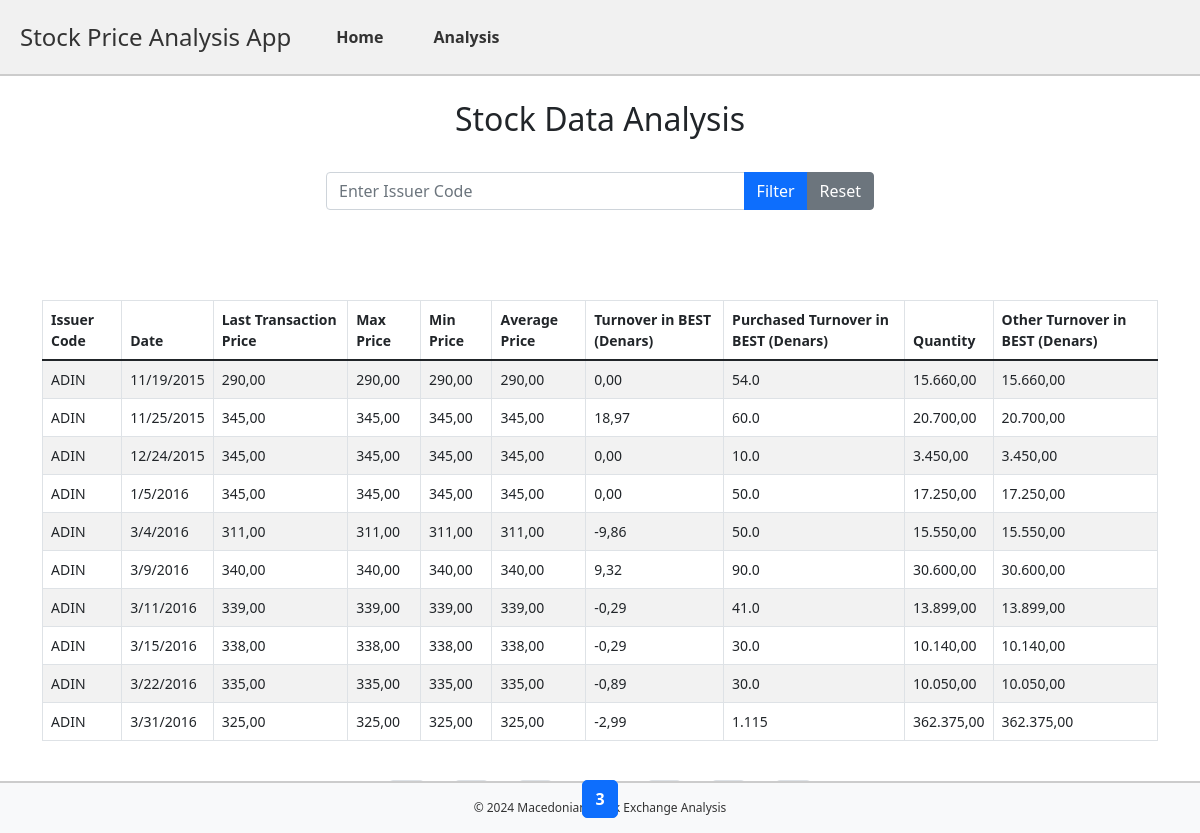
/analysis?page=3&issuer=, run on the app's committed database.
### tables this page shows
CREATE TABLE stock_data (
    Код_на_издавач TEXT,
    Датум TEXT,
    Цена_на_последна_трансакција REAL,
    Мак_ REAL,
    Мин_ REAL,
    Просечна_цена REAL,
    Промет_во_БЕСТ_во_денари REAL,
    Вкупен_промет_во_денари REAL,
    Количина REAL,
    Промет_во_БЕСТ_во_денари_друга REAL
);

### app.py (the view)
@app.route('/analysis')
def analysis():
    issuer = request.args.get('issuer', default='', type=str).strip()
    page = request.args.get('page', default=1, type=int)
    limit = 10  # Rows per page
    conn = sqlite3.connect('stock_data.db')
    cursor = conn.cursor()
    query = "SELECT * FROM stock_data WHERE 1=1"
    params = []
    if issuer:
        query += " AND Код_на_издавач = ?"
        params.append(issuer)
    count_query = f"SELECT COUNT(*) FROM stock_data WHERE 1=1"
    if issuer:
        count_query += " AND Код_на_издавач = ?"
    cursor.execute(count_query, [issuer] if issuer else [])
    total_rows = cursor.fetchone()[0]
    total_pages = (total_rows + limit - 1) // limit
    query += " LIMIT ? OFFSET ?"
    params.extend([limit, (page - 1) * limit])
    cursor.execute(query, params)
    rows = cursor.fetchall()
    stock_data = [
        {
            'Код_на_издавач': row[0],
            'Датум': row[1],
            'Цена_на_последна_трансакција': row[2],
            'Макс': row[3],
            'Мин': row[4],
            'Просечна_цена': row[5],
            'Промет_во_БЕСТ_во_денари': row[6],
            'Купен_промет_во_денари': row[7],
            'Количина': row[8],
            'Промет_во_Бест_во_денари_друга': row[9],
        }
        for row in rows
    ]
    conn.close()
    return render_template(
        'analysis.html',
        stock_data=stock_data,
        page=page,
        total_pages=total_pages,
        issuer=issuer,
        max=max,
        min=min,
    )

### templates/analysis.html (shortened to what this page needs)
<!DOCTYPE html>
<html lang="en">
<head>
    <link rel="stylesheet" href="{{ url_for('static', filename='css/style.css') }}">
    <link rel="stylesheet" href="https://cdnjs.cloudflare.com/ajax/libs/bootstrap/5.1.3/css/bootstrap.min.css">
</head>
<body>
    <header>
    <h1>Stock Price Analysis App</h1>
    <nav>
        <ul>
            <li><a href="/">Home</a></li>
            <li><a href="/analysis">Analysis</a></li>
        </ul>
    </nav>
    </header>
    <div class="content container mt-4">
        <h2 class="text-center">Stock Data Analysis</h2>
        <div class="filter-section mt-4 mb-5">
            <form method="get" action="/analysis" class="d-flex justify-content-center">
                <div class="input-group w-50">
                    <input type="text" id="issuer" name="issuer" class="form-control" placeholder="Enter Issuer Code" value="{{ request.args.get('issuer', '') }}">
                    <button type="submit" class="btn btn-primary">Filter</button>
                    <a href="/analysis" class="btn btn-secondary">Reset</a>
                </div>
            </form>
        </div>
        <table class="table table-bordered table-striped">
            <thead>
                <tr>
                    <th>Issuer Code</th>
                    <th>Date</th>
                    <th>Last Transaction Price</th>
                    <th>Max Price</th>
                    <th>Min Price</th>
                    <th>Average Price</th>
                    <th>Turnover in BEST (Denars)</th>
                    <th>Purchased Turnover in BEST (Denars)</th>
                    <th>Quantity</th>
                    <th>Other Turnover in BEST (Denars)</th>
                </tr>
            </thead>
            <tbody>
                {% for data in stock_data %}
                <tr>
                    <td>{{ data.Код_на_издавач }}</td>
                    <td>{{ data.Датум }}</td>
                    <td>{{ data.Цена_на_последна_трансакција }}</td>
                    <td>{{ data.Макс }}</td>
                    <td>{{ data.Мин }}</td>
                    <td>{{ data.Просечна_цена }}</td>
                    <td>{{ data.Промет_во_БЕСТ_во_денари }}</td>
                    <td>{{ data.Купен_промет_во_денари }}</td>
                    <td>{{ data.Количина }}</td>
                    <td>{{ data.Промет_во_Бест_во_денари_друга }}</td>
                </tr>
                {% endfor %}
            </tbody>
        </table>
        <div class="pagination-container mt-4">
            <nav aria-label="Page navigation">
                <ul class="pagination justify-content-center">
                    {% if page > 1 %}
                    <li class="page-item">
                        <a class="page-link" href="{{ url_for('analysis', page=page-1, issuer=request.args.get('issuer', '')) }}" aria-label="Previous">&laquo;</a>
                    </li>
                    {% endif %}
                    {% for p in range(max(1, page-2), min(total_pages+1, page+3)) %}
                    <li class="page-item {% if p == page %}active{% endif %}">
                        <a class="page-link" href="{{ url_for('analysis', page=p, issuer=request.args.get('issuer', '')) }}">{{ p }}</a>
                    </li>
                    {% endfor %}
                    {% if page < total_pages %}
                    <li class="page-item">
                        <a class="page-link" href="{{ url_for('analysis', page=page+1, issuer=request.args.get('issuer', '')) }}" aria-label="Next">&raquo;</a>
                    </li>
                    {% endif %}
                </ul>
            </nav>
        </div>
    </div>
    <footer>
        <div class="container">
            <span>&copy; 2024 Macedonian Stock Exchange Analysis</span>
        </div>
    </footer>
</body>
</html>

### static/css/style.css (style rules this page uses)
body, html { height: 100%; margin: 0; }
body { display: flex; flex-direction: column; }
body { font-family: Arial, sans-serif; margin: 0; padding: 0; background-color: #ffffff; color: #303035; }
header { background: #f1f1f1; color: #333; padding: 10px 20px; text-align: left; display: flex; align-items: center; border-bottom: 2px solid #ccc; }
header h1 { margin: 0; font-size: 24px; margin-right: 20px; }
nav ul { list-style: none; padding: 0; margin: 0; display: flex; justify-content: flex-start; }
nav ul li { margin: 15px; }
nav ul li a { color: #333; text-decoration: none; font-weight: bold; padding: 5px 10px; border-radius: 5px; transition: background-color 0.3s ease; }
footer { background-color: #f1f1f1; text-align: center; padding: 5px 0; width: 100%; position: fixed; bottom: 0; font-size: 12px; color: #333; border-top: 2px solid #ccc; }
form { text-align: center; padding: 10px; margin-bottom: 80px; }
button { padding: 10px 20px; font-size: 16px; }
.btn-primary { background-color: #303035; border-color: #303035; }
.table { font-size: 14px; margin-top: 20px; }
.table th { background-color: #f8f8f8; font-weight: bold; }

### templates/analysis.html (style rules this page uses)
body { display: flex; flex-direction: column; min-height: 100vh; }
.content { flex: 1; }
footer { background-color: #f8f9fa; text-align: center; padding: 1rem 0; }

### data on the page
stock_data: Код_на_издавач "ADIN", Датум "11/19/2015", Цена_на_последна_трансакција "290,00", Макс "290,00", Мин "290,00", Просечна_цена "290,00", Промет_во_БЕСТ_во_денари "0,00", Купен_промет_во_денари "54.0", Количина "15.660,00", Промет_во_Бест_во_денари_друга "15.660,00"
stock_data: Код_на_издавач "ADIN", Датум "11/25/2015", Цена_на_последна_трансакција "345,00", Макс "345,00", Мин "345,00", Просечна_цена "345,00", Промет_во_БЕСТ_во_денари "18,97", Купен_промет_во_денари "60.0", Количина "20.700,00", Промет_во_Бест_во_денари_друга "20.700,00"
stock_data: Код_на_издавач "ADIN", Датум "12/24/2015", Цена_на_последна_трансакција "345,00", Макс "345,00", Мин "345,00", Просечна_цена "345,00", Промет_во_БЕСТ_во_денари "0,00", Купен_промет_во_денари "10.0", Количина "3.450,00", Промет_во_Бест_во_денари_друга "3.450,00"
stock_data: Код_на_издавач "ADIN", Датум "1/5/2016", Цена_на_последна_трансакција "345,00", Макс "345,00", Мин "345,00", Просечна_цена "345,00", Промет_во_БЕСТ_во_денари "0,00", Купен_промет_во_денари "50.0", Количина "17.250,00", Промет_во_Бест_во_денари_друга "17.250,00"
stock_data: Код_на_издавач "ADIN", Датум "3/4/2016", Цена_на_последна_трансакција "311,00", Макс "311,00", Мин "311,00", Просечна_цена "311,00", Промет_во_БЕСТ_во_денари "-9,86", Купен_промет_во_денари "50.0", Количина "15.550,00", Промет_во_Бест_во_денари_друга "15.550,00"
stock_data: Код_на_издавач "ADIN", Датум "3/9/2016", Цена_на_последна_трансакција "340,00", Макс "340,00", Мин "340,00", Просечна_цена "340,00", Промет_во_БЕСТ_во_денари "9,32", Купен_промет_во_денари "90.0", Количина "30.600,00", Промет_во_Бест_во_денари_друга "30.600,00"
stock_data: Код_на_издавач "ADIN", Датум "3/11/2016", Цена_на_последна_трансакција "339,00", Макс "339,00", Мин "339,00", Просечна_цена "339,00", Промет_во_БЕСТ_во_денари "-0,29", Купен_промет_во_денари "41.0", Количина "13.899,00", Промет_во_Бест_во_денари_друга "13.899,00"
stock_data: Код_на_издавач "ADIN", Датум "3/15/2016", Цена_на_последна_трансакција "338,00", Макс "338,00", Мин "338,00", Просечна_цена "338,00", Промет_во_БЕСТ_во_денари "-0,29", Купен_промет_во_денари "30.0", Количина "10.140,00", Промет_во_Бест_во_денари_друга "10.140,00"
stock_data: Код_на_издавач "ADIN", Датум "3/22/2016", Цена_на_последна_трансакција "335,00", Макс "335,00", Мин "335,00", Просечна_цена "335,00", Промет_во_БЕСТ_во_денари "-0,89", Купен_промет_во_денари "30.0", Количина "10.050,00", Промет_во_Бест_во_денари_друга "10.050,00"
stock_data: Код_на_издавач "ADIN", Датум "3/31/2016", Цена_на_последна_трансакција "325,00", Макс "325,00", Мин "325,00", Просечна_цена "325,00", Промет_во_БЕСТ_во_денари "-2,99", Купен_промет_во_денари "1.115", Количина "362.375,00", Промет_во_Бест_во_денари_друга "362.375,00"

### other printed values
{{ p }} "3"
